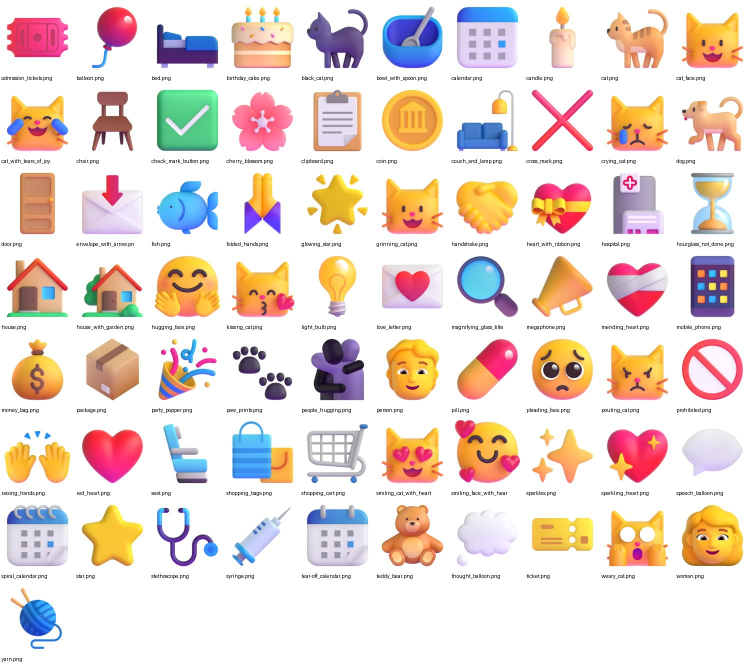
#> input picture reels/img/fluent_sheet.jpg, 1500 x 1328 px (shown at 1/2 size)
$ python -i style_measure.py   (imports and definitions only)
#> lines starting #> are read from the running program, lines starting #| are printed output that depends on the picture
# Compare a reference frame and one of ours: band colours, saturation, contrast, detail (texture) energy.
import sys, colorsys
from PIL import Image, ImageFilter, ImageStat

def load(path, crop=None):
#> called with path = 'img/fluent_sheet.jpg'
    im = Image.open(path).convert('RGB')
#> im is the input picture: PIL image 1500x1328 RGB; mean R, G, B 234.4, 219.6, 213
    if crop: im = im.crop(crop)
    return im.resize((540, 960))
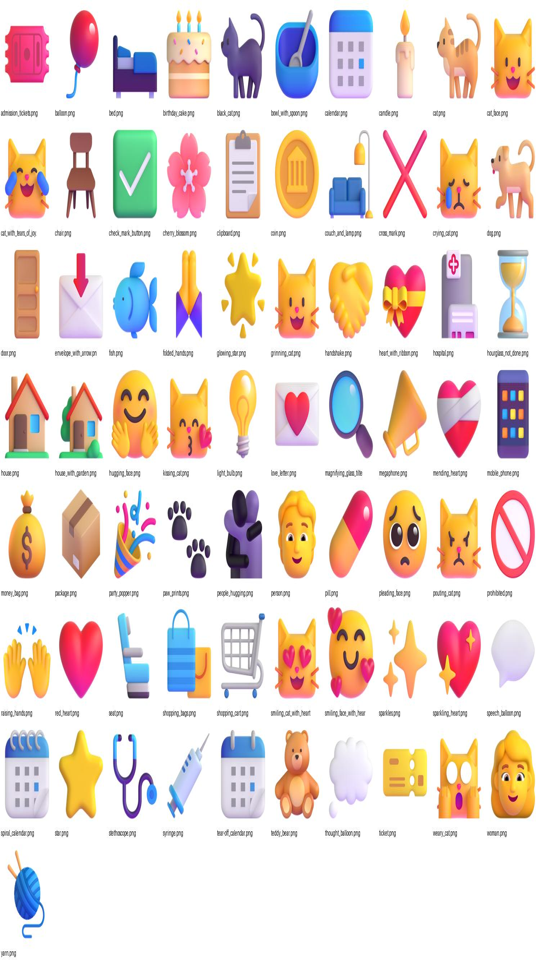
#> returned value: PIL image 540x960 RGB; mean R, G, B 234.4, 219.5, 212.9

def band(im, y0, y1):
    r = im.crop((0, int(y0 * 960), 540, int(y1 * 960)))
    m = ImageStat.Stat(r).mean
    h, s, v = colorsys.rgb_to_hsv(*[c / 255 for c in m])
    return '#%02x%02x%02x' % tuple(int(c) for c in m), round(s, 2), round(v, 2)

def detail(im):
    g = im.convert('L')
    lap = g.filter(ImageFilter.Kernel((3, 3), [0, 1, 0, 1, -4, 1, 0, 1, 0], 1, 128))
    return round(ImageStat.Stat(lap).stddev[0], 2)

def sat(im):
    hsv = im.convert('HSV'); return round(ImageStat.Stat(hsv).mean[1] / 255, 3)

# [7 lines not run here, left out]

>>> result = load('img/fluent_sheet.jpg')
